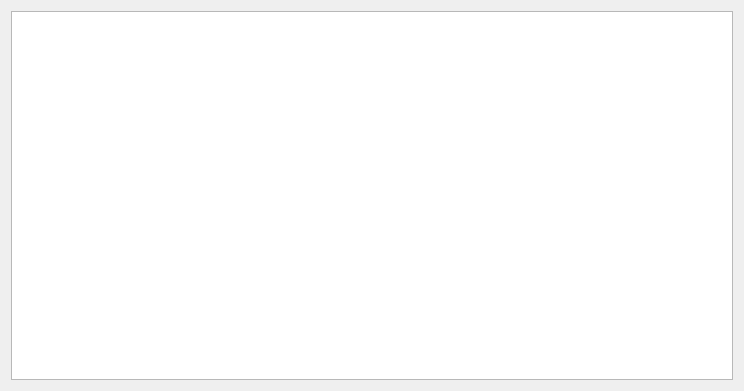
<?xml version="1.0" encoding="UTF-8"?>
<ui version="4.0">
 <class>petools</class>
 <widget class="QDialog" name="petools">
  <property name="geometry">
   <rect>
    <x>0</x>
    <y>0</y>
    <width>744</width>
    <height>391</height>
   </rect>
  </property>
  <property name="windowTitle">
   <string>Dialog</string>
  </property>
  <layout class="QGridLayout" name="gridLayout">
   <item row="0" column="0">
    <widget class="QListWidget" name="lstPETOOLSSTR"/>
   </item>
  </layout>
 </widget>
 <resources/>
 <connections/>
</ui>
